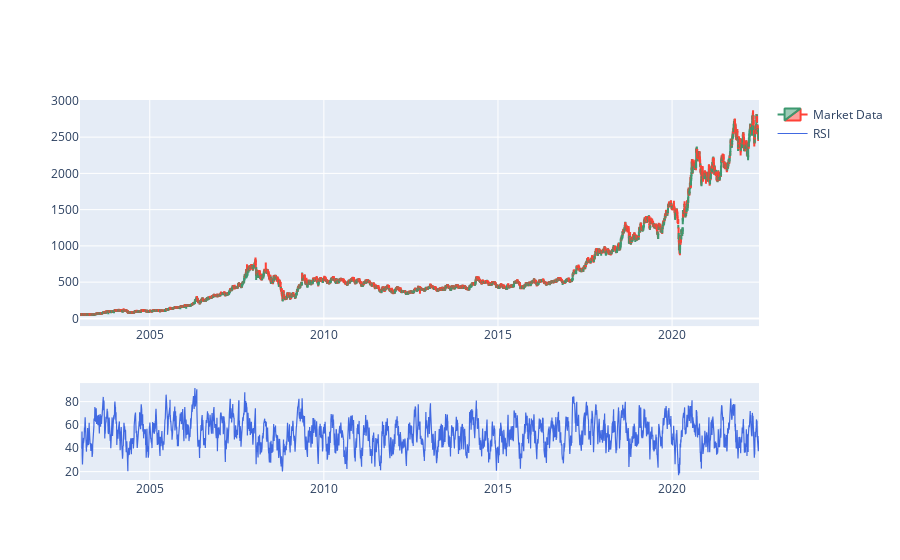

Here is the notebook cell this chart was saved with:
### Code cell
from turtle import width
from plotly.subplots import make_subplots

fig = make_subplots(rows=2, cols = 1, row_heights = [0.7,0.3])
fig.add_trace(go.Candlestick( x = data.index, open = data.open,high = data.high , low = data.low, close =data.close, name ="Market Data"),row = 1, col =1)
fig.update_xaxes(rangeslider_visible = False)

fig.add_trace(go.Scatter(x=data.index, y= data.rsi, name= 'RSI', line= dict(color ='royalblue', width = 1.2)), row = 2, col= 1)

fig.show()

### Figure 1 — Plotly figure (JSON) as saved in the notebook; plotly's stock layout.template omitted (floating-point values rounded to 4 significant figures; data arrays with more than 128 entries replaced by an {"elided": "..."} marker saying what was removed)
{"data": [{"close": {"elided": "4848 float values"}, "high": {"elided": "4848 float values"}, "low": {"elided": "4848 float values"}, "name": "Market Data", "open": {"elided": "4848 float values"}, "type": "candlestick", "x": {"elided": "4848 str values"}, "xaxis": "x", "yaxis": "y"}, {"line": {"color": "royalblue", "width": 1.2}, "name": "RSI", "type": "scatter", "x": {"elided": "4848 str values"}, "xaxis": "x2", "y": {"elided": "4848 float values"}, "yaxis": "y2"}], "layout": {"xaxis": {"anchor": "y", "domain": [0, 1], "rangeslider": {"visible": false}}, "xaxis2": {"anchor": "y2", "domain": [0, 1], "rangeslider": {"visible": false}}, "yaxis": {"anchor": "x", "domain": [0.405, 1]}, "yaxis2": {"anchor": "x2", "domain": [0, 0.255]}}}
